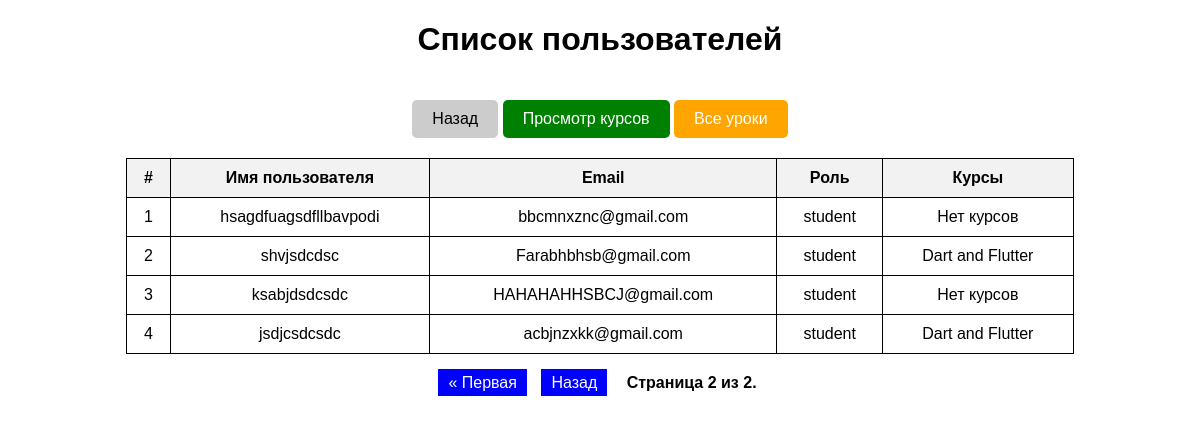
The app's page /users/list/?page=2, older data.
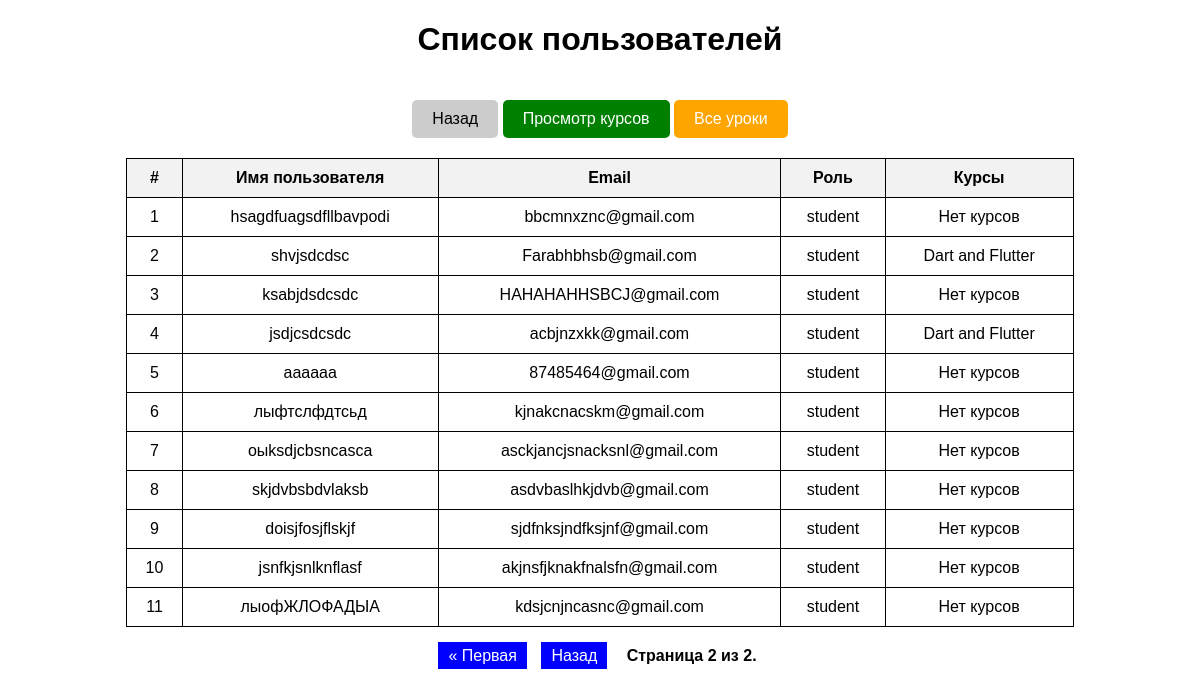
The same page, newer data.
### users/models.py (models this page shows, shortened)
class User(AbstractUser):
    ROLES = [
        ('student', 'Student'),
        ('manager', 'Manager'),
        ('admin', 'Administrator'),
    ]
    email = models.EmailField(unique=True)
    role = models.CharField(max_length=20, choices=ROLES, default='student')
    confirmation_code = models.CharField(max_length=6, blank=True, null=True)
    is_confirmed = models.BooleanField(default=False)
    courses = models.ManyToManyField('courses.Course', related_name='enrolled_students')
    USERNAME_FIELD = 'email'
    REQUIRED_FIELDS = ['first_name', 'last_name']

### courses/models.py (models this page shows, shortened)
class Course(models.Model):
    title = models.CharField(max_length=200)
    description = models.TextField()
    price = models.DecimalField(max_digits=10, decimal_places=2)
    students = models.ManyToManyField(
        settings.AUTH_USER_MODEL,
        related_name='enrolled_courses',
        blank=True
    )

### users/views.py (the view)
# urls.py: path('list/', user_list, name='user_list'),
def user_list(request):
    users = User.objects.prefetch_related('enrolled_courses').all()
    paginator = Paginator(users, 20)
    page_number = request.GET.get('page')
    page_obj = paginator.get_page(page_number)
    return render(request, 'users/user_list.html', {'page_obj': page_obj})

### users/templates/users/user_list.html (shortened to what this page needs)
<!DOCTYPE html>
<html lang="ru">
<head>
</head>
<body>
    <h1>Список пользователей</h1>
    <a href="{% url 'courses_list' %}" class="back-btn">Назад</a>
    <a href="{% url 'courses_list' %}" style="display: inline-block; margin-top: 20px; padding: 10px 20px; background: green; color: white; text-decoration: none; border-radius: 5px;">
        Просмотр курсов
    </a>
    <a href="{% url 'lessons_list' %}" style="display: inline-block; margin-top: 20px; padding: 10px 20px; background: orange; color: white; text-decoration: none; border-radius: 5px;">
        Все уроки
    </a>
    <table>
        <thead>
            <tr>
                <th>#</th>
                <th>Имя пользователя</th>
                <th>Email</th>
                <th>Роль</th>
                <th>Курсы</th>
            </tr>
        </thead>
        <tbody>
            {% for user in page_obj %}
                <tr>
                    <td>{{ forloop.counter }}</td>
                    <td>{{ user.username }}</td>
                    <td>{{ user.email }}</td>
                    <td>
                        {% if user.is_staff %}
                            admin
                        {% else %}
                            student
                        {% endif %}
                    </td>
                    <td>
                        {% for course in user.enrolled_courses.all %}
                            {{ course.title }}{% if not forloop.last %}, {% endif %}
                        {% empty %}
                            Нет курсов
                        {% endfor %}
                    </td>
                </tr>
            {% empty %}
                <tr>
                    <td colspan="5">Нет пользователей</td>
                </tr>
            {% endfor %}
        </tbody>
    </table>
    <div class="pagination">
        <span class="step-links">
            {% if page_obj.has_previous %}
                <a href="?page=1">« Первая</a>
                <a href="?page={{ page_obj.previous_page_number }}">Назад</a>
            {% endif %}
            <span class="current">
                Страница <strong>{{ page_obj.number }}</strong> из <strong>{{ page_obj.paginator.num_pages }}</strong>.
            </span>
        </span>
    </div>
</body>
</html>

Row changes from the older to the newer data that the page shows:
added User: username "aaaaaa", email "87485464@gmail.com", is_staff "student"
added User: username "лыфтслфдтсьд", email "kjnakcnacskm@gmail.com", is_staff "student"
added User: username "оыksdjcbsncasca", email "asckjancjsnacksnl@gmail.com", is_staff "student"
added User: username "skjdvbsbdvlaksb", email "asdvbaslhkjdvb@gmail.com", is_staff "student"
added User: username "doisjfosjflskjf", email "sjdfnksjndfksjnf@gmail.com", is_staff "student"
added User: username "jsnfkjsnlknflasf", email "akjnsfjknakfnalsfn@gmail.com", is_staff "student"
added User: username "лыофЖЛОФАДЫА", email "kdsjcnjncasnc@gmail.com", is_staff "student"
